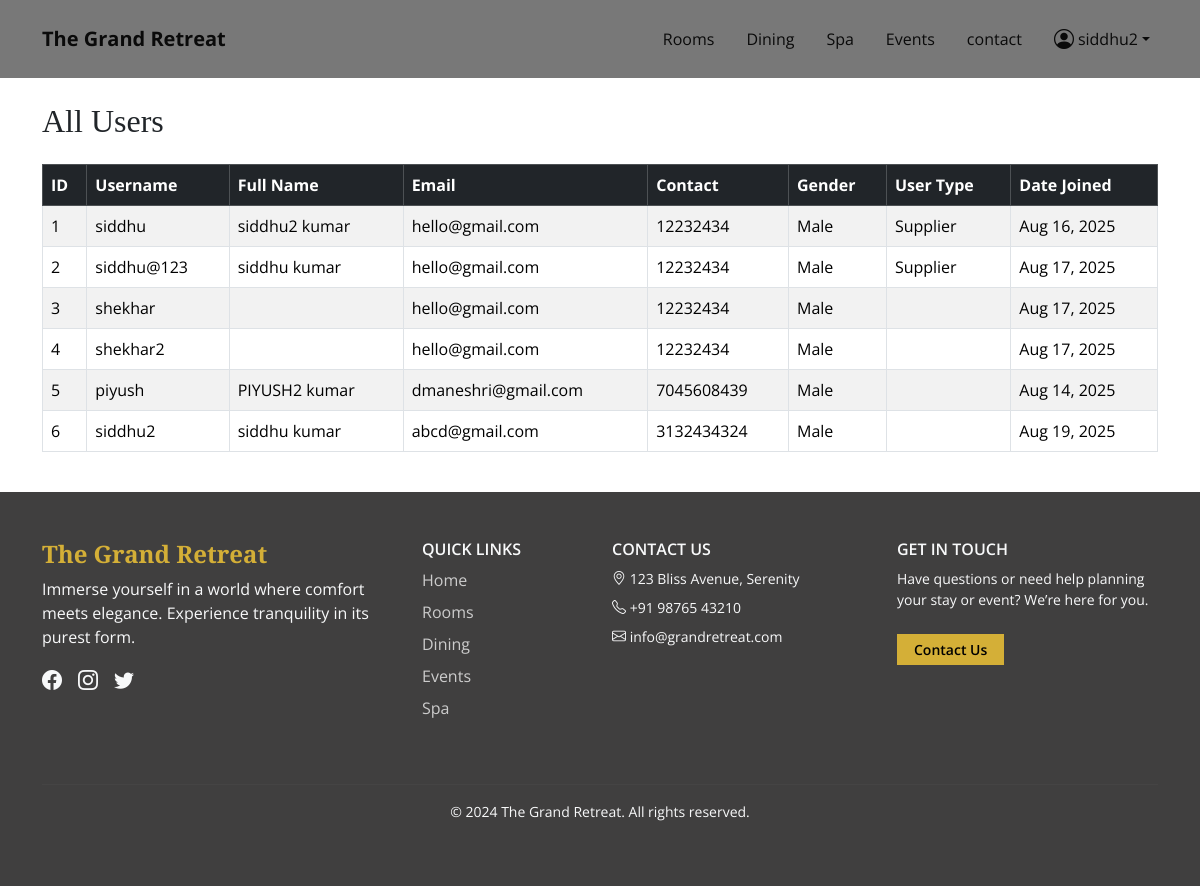
The app's page /accounts/users/ (signed in) with its own data.
### accounts/models.py (models this page shows)
class User(AbstractUser):
    name = models.CharField(max_length=255, null=True, blank=True)
    contact = models.CharField(max_length=13)
    gender = models.CharField(max_length=3, choices=(('M',"male"),('f',"female"),('o',"other"),('N/A',"don't want to mention")))
    user = models.CharField(max_length=1, choices=(
        ("s","supplier"),
        ("c","customer")
    ))

### accounts/views.py (the view)
# urls.py: path('users/', UserListView.as_view(), name='user_list'),
class UserListView(ListView):
    model = User
    template_name = 'user_list.html'  # Create this template
    context_object_name = 'users'

### accounts/templates/user_list.html (shortened to what this page needs)
{% extends 'base.html' %}
{% block content %}
<div class="container py-4">
    <h2 class="mb-4">All Users</h2>
    <table class="table table-bordered table-striped">
        <thead class="table-dark">
            <tr>
                <th>ID</th>
                <th>Username</th>
                <th>Full Name</th>
                <th>Email</th>
                <th>Contact</th>
                <th>Gender</th>
                <th>User Type</th>
                <th>Date Joined</th>
            </tr>
        </thead>
        <tbody>
            {% for user in users %}
                <tr>
                    <td>{{ user.id }}</td>
                    <td>{{ user.username }}</td>
                    <td>{{ user.name|default:user.get_full_name }}</td>
                    <td>{{ user.email }}</td>
                    <td>{{ user.contact }}</td>
                    <td>
                        {% if user.gender == 'M' %}
                            Male
                        {% elif user.gender == 'f' %}
                            Female
                        {% elif user.gender == 'o' %}
                            Other
                        {% else %}
                            Prefer not to say
                        {% endif %}
                    </td>
                    <td>
                        {% if user.user == 's' %}
                            Supplier
                        {% elif user.user == 'c' %}
                            Customer
                        {% endif %}
                    </td>
                    <td>{{ user.date_joined|date:"M d, Y" }}</td>
                </tr>
            {% endfor %}
        </tbody>
    </table>
</div>
{% endblock %}

### main/templates/base.html (shortened to what this page needs)
<!DOCTYPE html>
<html lang="en">
<head>
    <link href="https://cdn.jsdelivr.net/npm/bootstrap@5.3.3/dist/css/bootstrap.min.css" rel="stylesheet" />
    <link href="https://cdn.jsdelivr.net/npm/bootstrap-icons@1.10.5/font/bootstrap-icons.css" rel="stylesheet" />
    <link href="https://unpkg.com/aos@2.3.4/dist/aos.css" rel="stylesheet" />
</head>
<body>
{% if user.is_authenticated and user.is_staff %}
    <header class="navbar navbar-expand-lg bg-white shadow-sm px-4 py-3">
        <div class="container-fluid d-flex justify-content-between align-items-center">
            <div class="d-flex align-items-center gap-3">
                <div class="text-warning">
                </div>
                <h2 class="h5 mb-0 fw-bold text-dark">The Grand Retreat Admin</h2>
            </div>
            <div class="d-flex align-items-center gap-3">
                <a href="{% url 'AdminNotification' %}" class="btn btn-light rounded-circle p-2" title="Notifications">
                    <i class="bi bi-bell"></i>
                </a>
                <div class="dropdown ">
                    <div class="sidebar-avatar dropdown-toggle" data-bs-toggle="dropdown"
                         style="background-image: url('{% if profile.profile_picture %}{{ profile.profile_picture.url }}{% else %}https://ui-avatars.com/api/?name={{ user.get_full_name|default:user.username }}&background=d4af37&color=fff{% endif %}');">
                    </div>
                    <ul class="dropdown-menu dropdown-menu-end">
                        <li><a class="dropdown-item" href="{% url 'admin_profile' %}"><i class="bi bi-gear"></i> Profile</a></li>
                        <li><a class="dropdown-item" href="{% url 'logout' %}"><i class="bi bi-box-arrow-right"></i> Logout</a></li>
                    </ul>
                </div>
            </div>
        </div>
    </header>
    <div class="d-flex flex-grow-1">
        <aside class="bg-white border-end p-3" style="width: 260px;" role="navigation">
            <div class="text-center mb-4">
    <div class="sidebar-avatar sidebar-avatar-lg mx-auto mb-2"
        style="background-image: url('{% if profile.profile_picture %}{{ profile.profile_picture.url }}{% else %}https://ui-avatars.com/api/?name={{ user.get_full_name|default:user.username }}&background=d4af37&color=fff{% endif %}');">
    </div>
    <h5 class="mb-0 fw-semibold">{{ user.get_full_name|default:user.username }}</h5>
    <p class="text-muted small mb-0">Admin</p>
</div>
            <nav class="nav flex-column">
                <a class="nav-link text-dark d-flex align-items-center gap-2" href="{% url 'AdminDashboard' %}"><i class="bi bi-house-door"></i> Dashboard</a>
                <a class="nav-link text-dark d-flex align-items-center gap-2" href="{% url 'AdminDashboard' %}"><i class="bi bi-person-check"></i> User</a>
                <a class="nav-link text-dark d-flex align-items-center gap-2" href="{% url 'Admindinish' %}"><i class="bi bi-calendar-check"></i> Dining</a>
                <a class="nav-link text-dark d-flex align-items-center gap-2" href="{% url 'Adminspa' %}"><i class="bi bi-calendar-check"></i> Spa</a>
                <a class="nav-link text-dark d-flex align-items-center gap-2" href="{% url 'adminRoom' %}"><i class="bi bi-door-open"></i> Rooms</a>
                <a class="nav-link text-dark d-flex align-items-center gap-2" href="{% url 'adminEvent' %}"><i class="bi bi-calendar-event"></i> Events</a>
                <a class="nav-link text-dark d-flex align-items-center gap-2" href="{% url 'AdminNotification' %}"><i class="bi bi-bell"></i> Notification</a>
                <a class="nav-link text-dark d-flex align-items-center gap-2" href="{% url 'admin_profile' %}"><i class="bi bi-gear"></i> Profile </a>
                <a class="nav-link text-dark d-flex align-items-center gap-2" href="{% url 'logout' %}"><i class="bi bi-box-arrow-right"></i> Logout</a>
            </nav>
        </aside>
        <main class="flex-grow-1 p-3">
            {% block main %}{% endblock %}
        </main>
    </div>
    {% else %}
    <nav class="navbar navbar-expand-lg navbar-dark sticky-top py-3">
      <div class="container">
        <a class="navbar-brand fw-bold" href="{% url 'home' %}">The Grand Retreat</a>
        <div class="collapse navbar-collapse justify-content-end" id="mainNavbar">
          <ul class="navbar-nav mb-2 mb-lg-0 align-items-center gap-3">
            <li class="nav-item"><a class="nav-link" href="{% url 'room' %}">Rooms</a></li>
            <li class="nav-item"><a class="nav-link" href="{% url 'dinish' %}">Dining</a></li>
            <li class="nav-item"><a class="nav-link" href="{% url 'spa' %}">Spa</a></li>
            <li class="nav-item"><a class="nav-link" href="{% url 'event' %}">Events</a></li>
            <li class="nav-item"><a class="nav-link" href="{% url 'contact' %}">contact</a></li>
            {% if user.is_authenticated %}
              <li class="nav-item dropdown">
                <a class="nav-link dropdown-toggle d-flex align-items-center" href="#" id="profileDropdown" role="button" data-bs-toggle="dropdown" aria-expanded="false">
                  <i class="bi bi-person-circle fs-5 me-1"></i> {{ user.username }}
                </a>
              </li>
            {% endif %}
          </ul>
        </div>
      </div>
    </nav>
    {% block content %}
    {% endblock %}
{% endif %}
    <footer class="py-5 text-light" style="background: #403f3f;">
      <div class="container">
        <div class="row gy-4">
          <div class="col-lg-4">
            <h4 class="fw-bold" style="color: #d4af37;">The Grand Retreat</h4>
            <p>Immerse yourself in a world where comfort meets elegance. Experience tranquility in its purest form.</p>
            <div class="d-flex mt-3">
              <a href="#" class="me-3 text-light fs-5"><i class="bi bi-facebook"></i></a>
              <a href="#" class="me-3 text-light fs-5"><i class="bi bi-instagram"></i></a>
              <a href="#" class="text-light fs-5"><i class="bi bi-twitter"></i></a>
            </div>
          </div>
          <div class="col-lg-2">
            <h6 class="text-uppercase text-gold fw-semibold">Quick Links</h6>
            <ul class="list-unstyled">
              <li><a href="#" class="footer-link">Home</a></li>
              <li><a href="#" class="footer-link">Rooms</a></li>
              <li><a href="#" class="footer-link">Dining</a></li>
              <li><a href="#" class="footer-link">Events</a></li>
              <li><a href="#" class="footer-link">Spa</a></li>
            </ul>
          </div>
          <div class="col-lg-3">
            <h6 class="text-uppercase text-gold fw-semibold">Contact Us</h6>
            <ul class="list-unstyled small">
              <li class="mb-2"><i class="bi bi-geo-alt text-gold"></i> 123 Bliss Avenue, Serenity</li>
              <li class="mb-2"><i class="bi bi-telephone text-gold"></i> +91 98765 43210</li>
              <li><i class="bi bi-envelope text-gold"></i> info@grandretreat.com</li>
            </ul>
          </div>
         <div class="col-lg-3">
  <h6 class="text-uppercase text-gold fw-semibold">Get in Touch</h6>
  <p class="small">Have questions or need help planning your stay or event? We’re here for you.</p>
  <a href="{% url 'contact' %}" class="btn btn-gold btn-sm rounded-0 px-3 mt-2">Contact Us</a>
</div>
        </div>
        <hr class="mt-5" style="border-top: 1px solid rgba(255,255,255,0.1);" />
        <p class="text-center mt-3 small ">&copy; 2024 The Grand Retreat. All rights reserved.</p>
      </div>
    </footer>
</body>
</html>

### main/templates/base.html (style rules this page uses)
body { font-family: 'Open Sans', sans-serif; background-color: #fff; scroll-behavior: smooth; }
h1, h2, h3, h4 { font-family: 'Playfair Display', serif; }
.navbar { background: #787878; }
.navbar-brand, .nav-link, .navbar-toggler-icon { color: #0a0a0a !important; }
.btn-gold { background-color: #d4af37; color: #000; font-weight: 600; border-radius: 50px; }
.footer-link { display: block; color: #ccc; margin-bottom: 0.5rem; transition: all 0.3s ease; text-decoration: none; }

### records on screen
User: username "siddhu2", id "6", name "siddhu kumar", email "abcd@gmail.com", contact "3132434324", gender "Male", date_joined "Aug 19, 2025"
User: id "1", username "siddhu", name "siddhu2 kumar", email "hello@gmail.com", contact "12232434", gender "Male", user "Supplier", date_joined "Aug 16, 2025"
User: id "2", username "siddhu@123", name "siddhu kumar", email "hello@gmail.com", contact "12232434", gender "Male", user "Supplier", date_joined "Aug 17, 2025"
User: id "3", username "shekhar", email "hello@gmail.com", contact "12232434", gender "Male", date_joined "Aug 17, 2025"
User: id "4", username "shekhar2", email "hello@gmail.com", contact "12232434", gender "Male", date_joined "Aug 17, 2025"
User: id "5", username "piyush", name "PIYUSH2 kumar", email "dmaneshri@gmail.com", contact "7045608439", gender "Male", date_joined "Aug 14, 2025"
